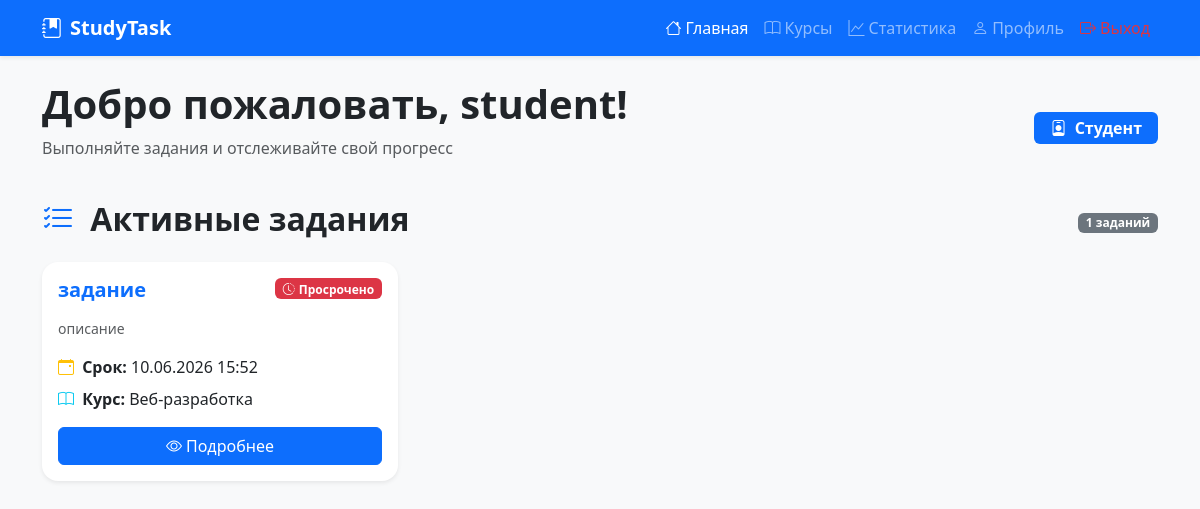
/dashboard (signed in), run on the app's committed database.
### models.py (models this page shows)
class User(UserMixin, db.Model):
    __tablename__ = 'users'
    id = db.Column(db.Integer, primary_key=True)
    username = db.Column(db.String(80), unique=True, nullable=False)
    email = db.Column(db.String(120), unique=True, nullable=False)
    password_hash = db.Column(db.String(200), nullable=False)
    role = db.Column(db.String(20), nullable=False, default='student')
    group = db.Column(db.String(50), nullable=True)
    about = db.Column(db.Text, nullable=True)
    created_at = db.Column(db.DateTime, default=datetime.utcnow)
    last_login = db.Column(db.DateTime, nullable=True)
    teacher_courses = db.relationship('Course', back_populates='teacher', lazy=True)
    student_submissions = db.relationship('Submission', back_populates='student', lazy=True)

class Task(db.Model):
    __tablename__ = 'tasks'
    id = db.Column(db.Integer, primary_key=True)
    title = db.Column(db.String(100), nullable=False)
    description = db.Column(db.Text, nullable=False)
    task_type = db.Column(db.String(50), default='Лабораторная работа')
    max_score = db.Column(db.Integer, default=100)
    deadline = db.Column(db.DateTime, nullable=False)
    created_at = db.Column(db.DateTime, default=datetime.utcnow)
    course_id = db.Column(db.Integer, db.ForeignKey('courses.id'), nullable=False)
    allow_resubmit = db.Column(db.Boolean, default=True)
    is_published = db.Column(db.Boolean, default=True)
    course = db.relationship('Course', back_populates='tasks')
    submissions = db.relationship('Submission', back_populates='task', lazy=True, cascade='all, delete-orphan')

class Course(db.Model):
    __tablename__ = 'courses'
    id = db.Column(db.Integer, primary_key=True)
    title = db.Column(db.String(100), nullable=False)
    description = db.Column(db.Text, nullable=True)
    teacher_id = db.Column(db.Integer, db.ForeignKey('users.id'), nullable=False)
    created_at = db.Column(db.DateTime, default=datetime.utcnow)
    teacher = db.relationship('User', back_populates='teacher_courses')
    tasks = db.relationship('Task', back_populates='course', lazy=True, cascade='all, delete-orphan')

### app.py (the view)
@app.route('/dashboard')
@login_required
def dashboard():
    if current_user.role == 'teacher':
        tasks = Task.query.join(Course).filter(Course.teacher_id == current_user.id).all()
        stats = None
    else:
        tasks = Task.query.filter_by(is_published=True).all()
        submissions = Submission.query.filter_by(student_id=current_user.id).all()
        stats = {
            'completed_tasks': len([s for s in submissions if s.grade is not None]),
            'avg_grade': round(sum([s.grade for s in submissions if s.grade]) / len([s for s in submissions if s.grade]) if [s for s in submissions if s.grade] else 0, 1),
            'pending_tasks': len([s for s in submissions if s.grade is None])
        }
    return render_template('dashboard.html', tasks=tasks, stats=stats)

### app.py (called while the page is built)
@login_manager.user_loader
def load_user(user_id):
    return User.query.get(int(user_id))

@app.context_processor
def utility_processor():
    return {'now': datetime.utcnow()}

### templates/dashboard.html (shortened to what this page needs)
<!DOCTYPE html>
<html lang="ru">
<head>
    <link href="https://cdn.jsdelivr.net/npm/bootstrap@5.3.0/dist/css/bootstrap.min.css" rel="stylesheet">
    <link rel="stylesheet" href="https://cdn.jsdelivr.net/npm/bootstrap-icons@1.11.0/font/bootstrap-icons.css">
</head>
<body class="bg-light">
    <nav class="navbar navbar-expand-lg navbar-dark bg-primary shadow-sm">
        <div class="container">
            <a class="navbar-brand fw-bold" href="{{ url_for('dashboard') }}">
                <i class="bi bi-journal-bookmark-fill me-2"></i>StudyTask
            </a>
            <div class="collapse navbar-collapse" id="navbarNav">
                <ul class="navbar-nav ms-auto">
                    <li class="nav-item">
                        <a class="nav-link active" href="{{ url_for('dashboard') }}">
                            <i class="bi bi-house me-1"></i>Главная
                        </a>
                    </li>
                    <li class="nav-item">
                        <a class="nav-link" href="{{ url_for('courses') }}">
                            <i class="bi bi-book me-1"></i>Курсы
                        </a>
                    </li>
                    <li class="nav-item">
                        <a class="nav-link" href="{{ url_for('statistics') }}">
                            <i class="bi bi-graph-up me-1"></i>Статистика
                        </a>
                    </li>
                    <li class="nav-item">
                        <a class="nav-link" href="{{ url_for('profile') }}">
                            <i class="bi bi-person me-1"></i>Профиль
                        </a>
                    </li>
                    <li class="nav-item">
                        <a class="nav-link text-danger" href="{{ url_for('logout') }}">
                            <i class="bi bi-box-arrow-right me-1"></i>Выход
                        </a>
                    </li>
                </ul>
            </div>
        </div>
    </nav>
    <div class="container py-4">
        <div class="d-flex justify-content-between align-items-center mb-4">
            <div>
                <h1 class="display-6 fw-bold">Добро пожаловать, {{ current_user.username }}!</h1>
                <p class="text-muted">
                    {% if current_user.role == 'teacher' %}
                        Управляйте заданиями и проверяйте работы студентов
                    {% else %}
                        Выполняйте задания и отслеживайте свой прогресс
                    {% endif %}
                </p>
            </div>
            <div class="text-end">
                <span class="badge bg-primary fs-6 px-3 py-2">
                    <i class="bi bi-person-badge me-1"></i>
                    {% if current_user.role == 'teacher' %}Преподаватель{% else %}Студент{% endif %}
                </span>
            </div>
        </div>
        <div class="d-flex justify-content-between align-items-center mb-3">
            <h2 class="fw-bold">
                <i class="bi bi-list-check me-2 text-primary"></i>
                {% if current_user.role == 'teacher' %}Управление заданиями{% else %}Активные задания{% endif %}
            </h2>
            <span class="badge bg-secondary">{{ tasks|length }} заданий</span>
        </div>
        <div class="row">
            {% if tasks %}
                {% for task in tasks %}
                <div class="col-md-6 col-lg-4 mb-4">
                    <div class="card h-100 shadow-sm border-0 rounded-4 hover-shadow transition">
                        <div class="card-body">
                            <div class="d-flex justify-content-between align-items-start mb-2">
                                <h5 class="card-title fw-bold text-primary">{{ task.title }}</h5>
                                <span class="badge {% if task.deadline < now %}bg-danger{% else %}bg-success{% endif %}">
                                    {% if task.deadline < now %}
                                        <i class="bi bi-clock-history me-1"></i>Просрочено
                                    {% else %}
                                        <i class="bi bi-clock me-1"></i>Активно
                                    {% endif %}
                                </span>
                            </div>
                            <p class="card-text text-muted small">{{ task.description[:100] }}{% if task.description|length > 100 %}...{% endif %}</p>
                            <p class="card-text mb-2">
                                <i class="bi bi-calendar-event text-warning me-1"></i>
                                <strong>Срок:</strong> {{ task.deadline.strftime('%d.%m.%Y %H:%M') }}
                            </p>
                            <p class="card-text mb-3">
                                <i class="bi bi-book text-info me-1"></i>
                                <strong>Курс:</strong> {{ task.course.title }}
                            </p>
                            <a href="{{ url_for('task_detail', task_id=task.id) }}" class="btn btn-primary w-100">
                                <i class="bi bi-eye me-1"></i>Подробнее
                            </a>
                        </div>
                    </div>
                </div>
                {% endfor %}
            {% endif %}
        </div>
    </div>
</body>
</html>

### templates/dashboard.html (style rules this page uses)
.transition { transition: transform 0.2s ease, box-shadow 0.2s ease; }

### data on the page
User: username "student"
Task: title "задание", shows "Просрочено", description "описание", deadline "10.06.2026 15:52", course "Веб-разработка"

### other printed values
{{ tasks|length }} "1"
